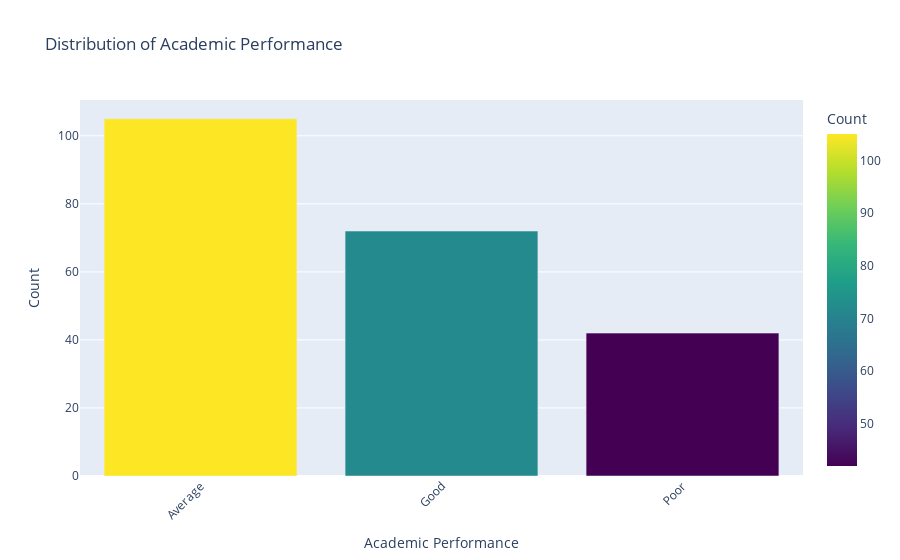

The notebook cell this image was saved under:
### Markdown cell above
Here Gender class is not equally distributed. The majority of the students are male with 58% and the minority are female with 42%.

### Code cell
#Performance {1:good ,2: average, 3:poor}
performance_counts = df['academic_performance'].value_counts().reset_index()
performance_counts.columns = ['Academic Performance', 'Count']

# Create a bar chart
fig = px.bar(performance_counts, 
              x='Academic Performance', 
              y='Count', 
              title='Distribution of Academic Performance', 
              color='Count', 
              color_continuous_scale='viridis')

# Update layout
fig.update_layout(xaxis_title='Academic Performance', 
                  yaxis_title='Count', 
                  xaxis_tickangle=-45)

# Show the plot
fig.show()

### Figure 1 — Plotly figure (JSON) as saved in the notebook; plotly's stock layout.template omitted (floating-point values rounded to 4 significant figures)
{"data": [{"alignmentgroup": "True", "hovertemplate": "Academic Performance=%{x}<br>Count=%{marker.color}<extra></extra>", "legendgroup": "", "marker": {"color": [105, 72, 42], "coloraxis": "coloraxis", "pattern": {"shape": ""}}, "name": "", "offsetgroup": "", "orientation": "v", "showlegend": false, "textposition": "auto", "type": "bar", "x": ["Average", "Good", "Poor"], "xaxis": "x", "y": [105, 72, 42], "yaxis": "y"}], "layout": {"barmode": "relative", "coloraxis": {"colorbar": {"title": {"text": "Count"}}, "colorscale": [[0, "#440154"], [0.1111, "#482878"], [0.2222, "#3e4989"], [0.3333, "#31688e"], [0.4444, "#26828e"], [0.5556, "#1f9e89"], [0.6667, "#35b779"], [0.7778, "#6ece58"], [0.8889, "#b5de2b"], [1, "#fde725"]]}, "legend": {"tracegroupgap": 0}, "title": {"text": "Distribution of Academic Performance"}, "xaxis": {"anchor": "y", "domain": [0, 1], "tickangle": -45, "title": {"text": "Academic Performance"}}, "yaxis": {"anchor": "x", "domain": [0, 1], "title": {"text": "Count"}}}}
